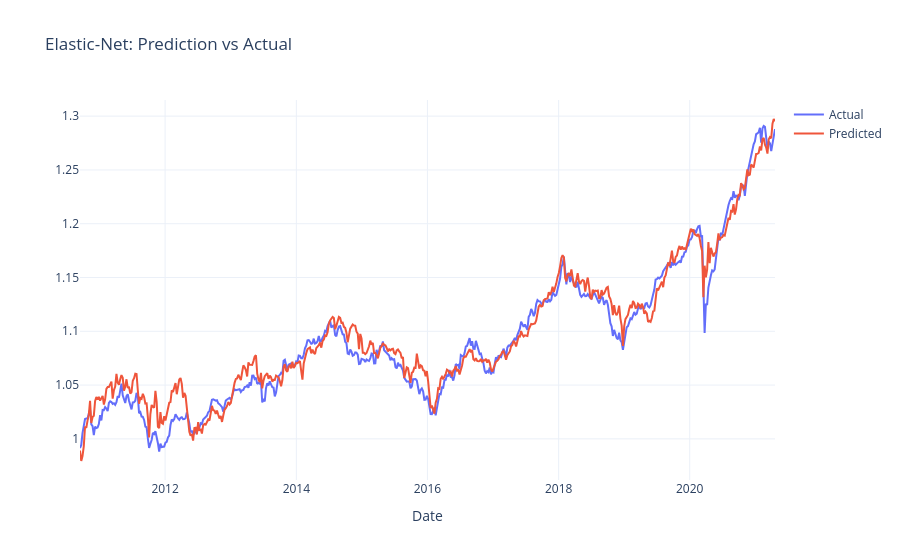
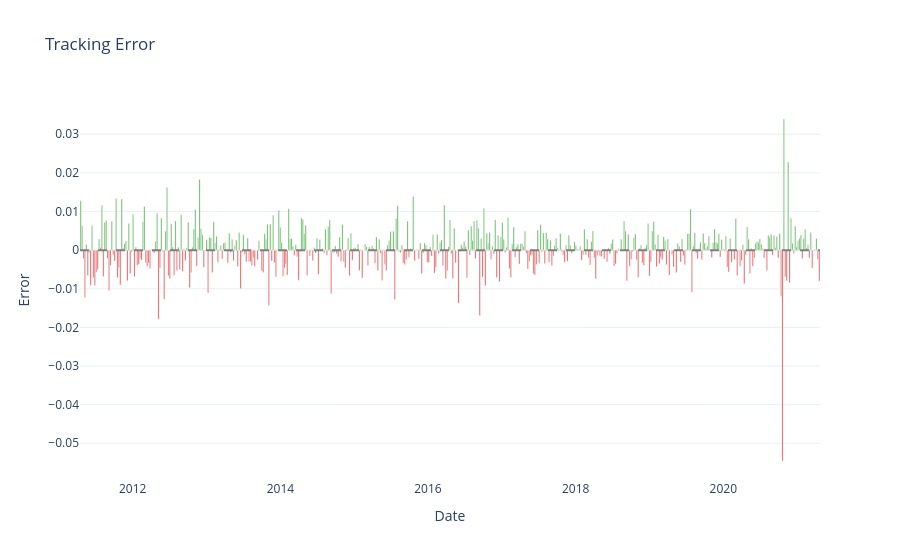
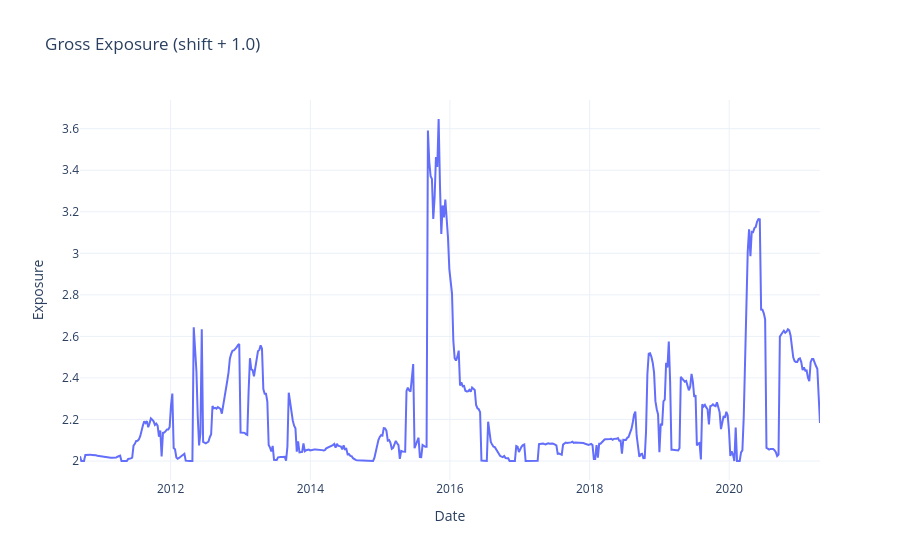

Write notebook code for charts like these, in order.
### Markdown cell above
### 6.3 Elastic Net Diagnostic Plots
Inspect prediction quality, tracking error, exposure, VaR scaling, and weight dynamics.

### Code cell
# Execute full Elastic Net diagnostics on the selected backtest instance
try:
    import plotly.graph_objects as go
    from plotly.subplots import make_subplots
    _USE_PLOTLY = True
except ImportError:
    _USE_PLOTLY = False
    import matplotlib.pyplot as plt
    import matplotlib.dates as mdates
    import seaborn as sns
    sns.set_theme(style="whitegrid", palette="deep")
X = backtest_inputs['prices'][0]
bt.compute_metrics()
bt.summary()
asset_names = X.columns.to_list()
bt.plot_prediction()
bt.plot_tracking_error()
bt.plot_gross_exposure()
bt.plot_var_series()
bt.plot_scaling_factors()
bt.plot_weights(asset_names, interactive=True)
df_elastic = bt.get_prediction_dataframe()

### Figure 1 — Plotly figure (JSON) as saved in the notebook; plotly's stock layout.template omitted (floating-point values rounded to 4 significant figures; data arrays with more than 128 entries replaced by an {"elided": "..."} marker saying what was removed)
{"data": [{"mode": "lines", "name": "Actual", "type": "scatter", "x": {"elided": "554 str values"}, "y": {"elided": "554 float values"}}, {"mode": "lines", "name": "Predicted", "type": "scatter", "x": {"elided": "554 str values"}, "y": {"elided": "554 float values"}}], "layout": {"hovermode": "x unified", "title": {"text": "Elastic-Net: Prediction vs Actual"}, "xaxis": {"title": {"text": "Date"}}, "yaxis": {"title": {}}}}

### Figure 2 — Plotly figure (JSON) as saved in the notebook; plotly's stock layout.template omitted (floating-point values rounded to 4 significant figures; data arrays with more than 128 entries replaced by an {"elided": "..."} marker saying what was removed)
{"data": [{"marker": {"color": {"elided": "553 str values"}}, "name": "Tracking Error", "type": "bar", "x": {"elided": "523 str values"}, "y": {"elided": "553 float values"}}], "layout": {"hovermode": "x", "shapes": [{"line": {"color": "gray", "dash": "dash"}, "type": "line", "x0": 0, "x1": 1, "xref": "x domain", "y0": 0, "y1": 0, "yref": "y"}], "title": {"text": "Tracking Error"}, "xaxis": {"title": {"text": "Date"}}, "yaxis": {"title": {"text": "Error"}}}}

### Figure 3 — Plotly figure (JSON) as saved in the notebook; plotly's stock layout.template omitted (floating-point values rounded to 4 significant figures; data arrays with more than 128 entries replaced by an {"elided": "..."} marker saying what was removed)
{"data": [{"mode": "lines", "name": "Gross Exp", "type": "scatter", "x": {"elided": "554 str values"}, "y": {"elided": "554 float values"}}], "layout": {"hovermode": "x unified", "title": {"text": "Gross Exposure (shift + 1.0)"}, "xaxis": {"title": {"text": "Date"}}, "yaxis": {"title": {"text": "Exposure"}}}}
